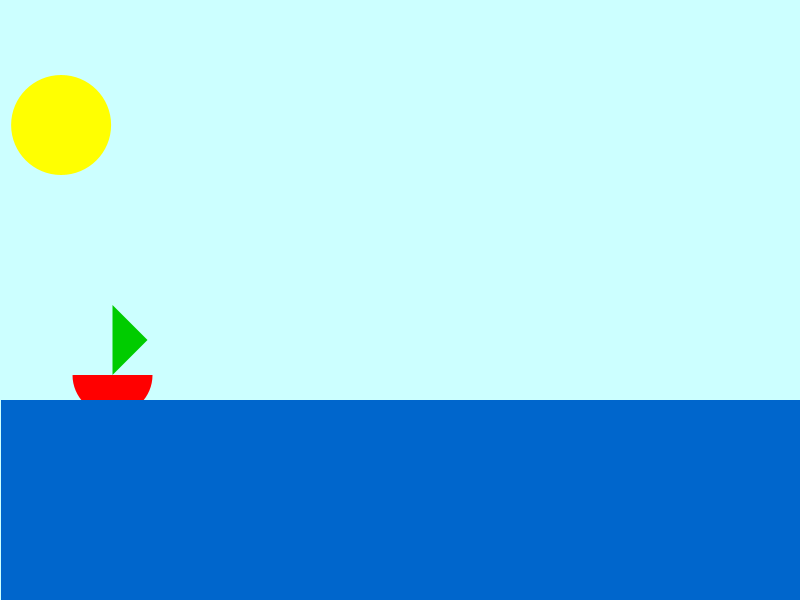
Frame 1 (no input)
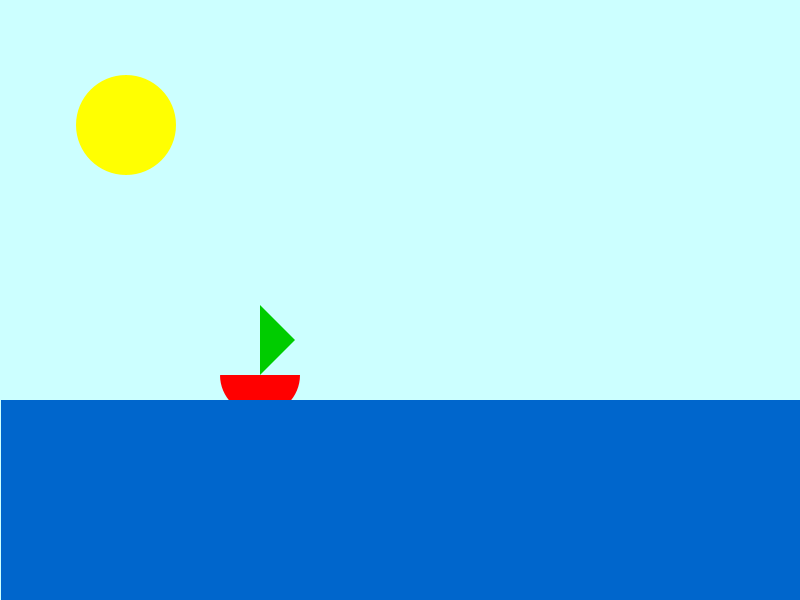
Frame 60 (the mouse pressed at the canvas centre just before this capture)
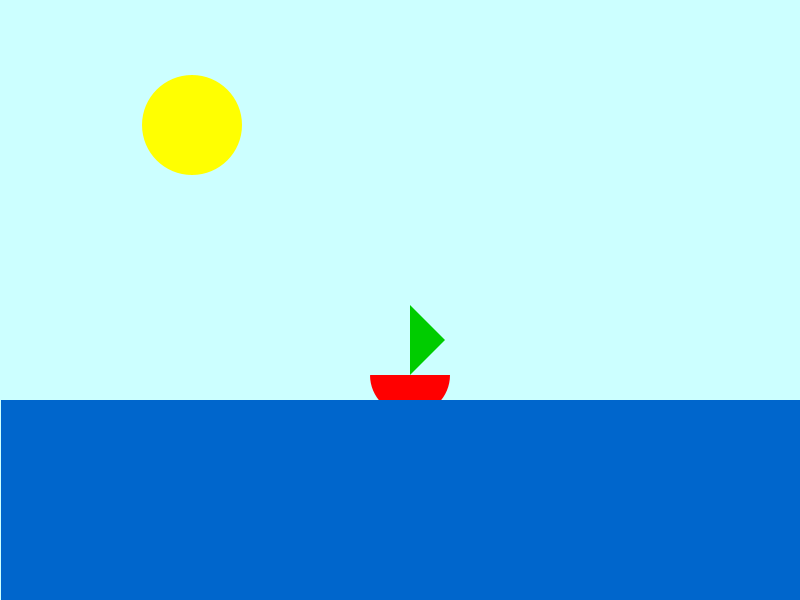
Frame 120 (the mouse held since frame 60 and released just before this capture)

The Processing sketch that drew these frames (run headless with seeded random() and noise(); from frame 60 on, the mouse is pressed at the canvas centre):

// Processing sketch: processing_162630
// ── processing_162630.pde

int radius = 40;
int y = 375;
float s = 60;
float x = 110;
float speed = 2.5;
int direction = 1;
float velo = 1.1;
int heading = 1;

void setup() {
  frameRate(30);
  size(800, 600);
  noStroke();
  smooth();
  ellipseMode(RADIUS);
  background(204, 255, 255);
}
  void draw() {
    background(204, 255, 255);
    x += speed * direction;
  if ((x > width-radius) || (x < radius)) {
    direction = -direction;
  }
  if (direction == 1) {
   fill (255, 0, 0);
   arc (x, y, radius, radius, 0.00, 3.14);
   fill (0, 204, 0);
   triangle( x, y, x+35, y-35, x, y-70);
  } else {
    fill (255, 0, 0);
   arc (x, y, radius, radius, 0.00, 3.14);
   fill (0, 204, 0);
   triangle( x, y, x-35, y-35, x, y-70);
  }
  
  s += velo * heading;
  if ((s > width-radius) || (s < radius)) {
    heading = -heading;
  }
  if (heading == -1) {
   fill (255, 255, 1);
   ellipse(s, y-250, 50, 50);
  } else {
   fill (255, 255, 1);
   ellipse(s, y-250, 50, 50);
  }
  fill(0, 102, 204);
  rect(1, 400, 800, 200);
}
